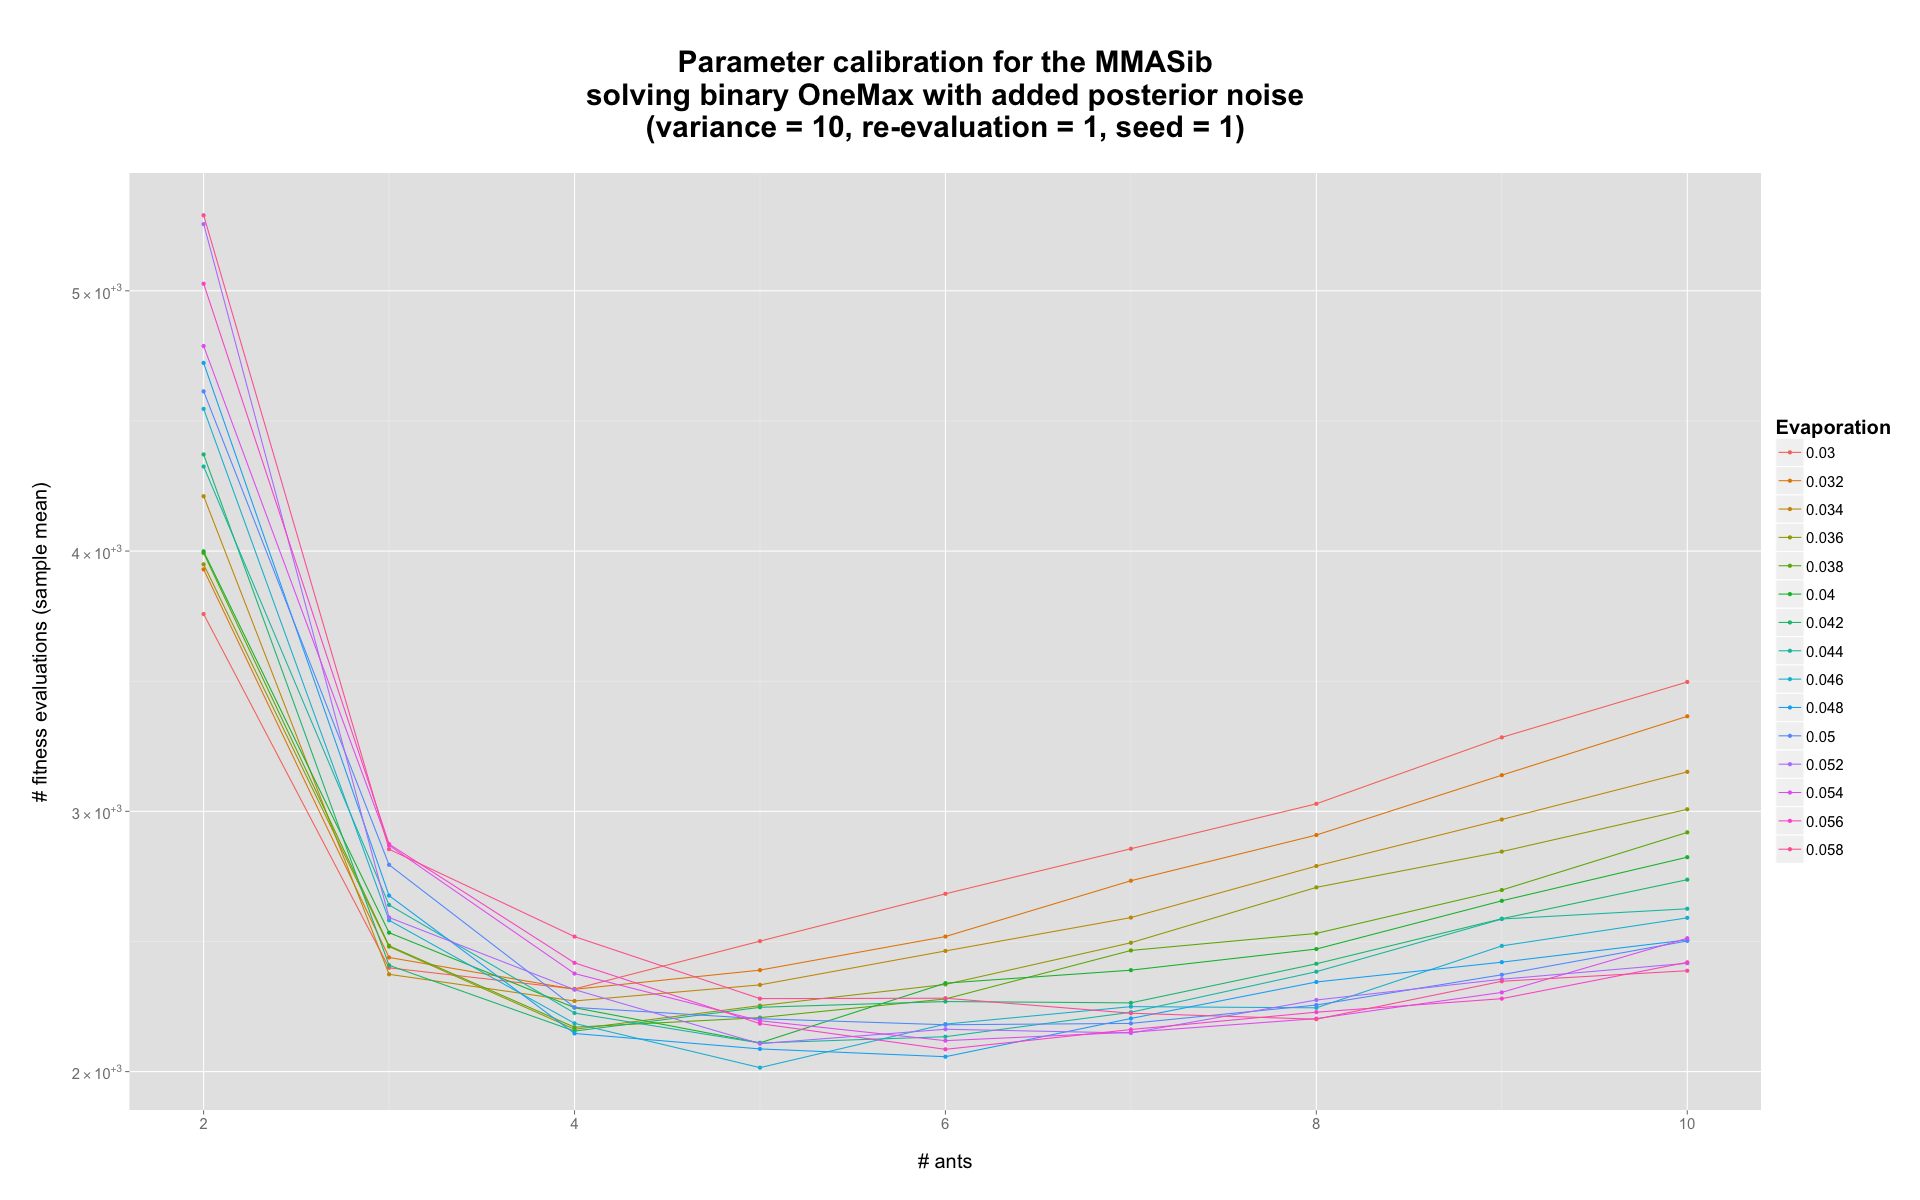

The R source for this figure:
#load libraries

library("ggplot2")
library("scales")
library("grid")

#import results

data <- read.csv("Parameter_Calibration/MMASib_parameter_calibration.txt", sep = " ", skip = 14)
data <- data[data$EVAPORATION >= 0.02 & data$N_ANTS <= 10, ]

#clean results

Evaporation <- rep(NA, length(unique(data$N_ANTS))*length(unique(data$EVAPORATION)))
Ants <- rep(NA, length(unique(data$N_ANTS))*length(unique(data$EVAPORATION)))
for (i in 1:length(unique(data$N_ANTS))){
  for (j in 1:length(unique(data$EVAPORATION))){
    Evaporation[length(unique(data$EVAPORATION))*(i-1)+j] <- unique(data$EVAPORATION)[j]
    Ants[length(unique(data$EVAPORATION))*(i-1)+j] <- unique(data$N_ANTS)[i]
  }
}

#compute mean

k <- 1
mean <- rep(NA, length(unique(data$N_ANTS))*length(unique(data$EVAPORATION)))
for (i in unique(Ants)){
  for (j in unique(Evaporation)){
    mean[k] <- mean(data$N_FITNESS_EVALUATIONS[data$N_ANTS == i & data$EVAPORATION == j])
    k <- k + 1
  }
}
data <- data.frame(Ants, Evaporation, mean)
data$Evaporation <- as.factor(data$Evaporation)

#make plot

scientific_10 <- function(x) {
  parse(text=gsub("e", " %*% 10^", scientific_format()(x)))
}
png("Parameter_Calibration/MMASib_parameter_calibration.png", width = 1920, height = 1200, units = "px")
g <- NA
g <- ggplot(data, aes(x=Ants,y=mean))
g <- g + geom_line(aes(colour=Evaporation))
g <- g + geom_point(aes(colour=Evaporation))
g <- g + ggtitle("\nParameter calibration for the MMASib\nsolving binary OneMax with added posterior noise\n(variance = 10, re-evaluation = 1, seed = 1)\n")
g <- g + ylab("\n# fitness evaluations (sample mean)\n")
g <- g + xlab("\n# ants\n")
g <- g + scale_y_continuous(label = scientific_10)
g <- g + theme(plot.title = element_text(face="bold", size=30)) 
g <- g + theme(axis.title = element_text(size=20))
g <- g + theme(axis.text.x = element_text(size=15))
g <- g + theme(axis.text.y = element_text(size=15))
g <- g + theme(legend.key.size = unit(1, "cm")) 
g <- g + theme(legend.title = element_text(size=20))
g <- g + theme(legend.text = element_text(size=15))
g
dev.off()

#clean-up

rm(Ants)
rm(data)
rm(Evaporation)
rm(g)
rm(i)
rm(j)
rm(k)
rm(mean)
rm(scientific_10)
